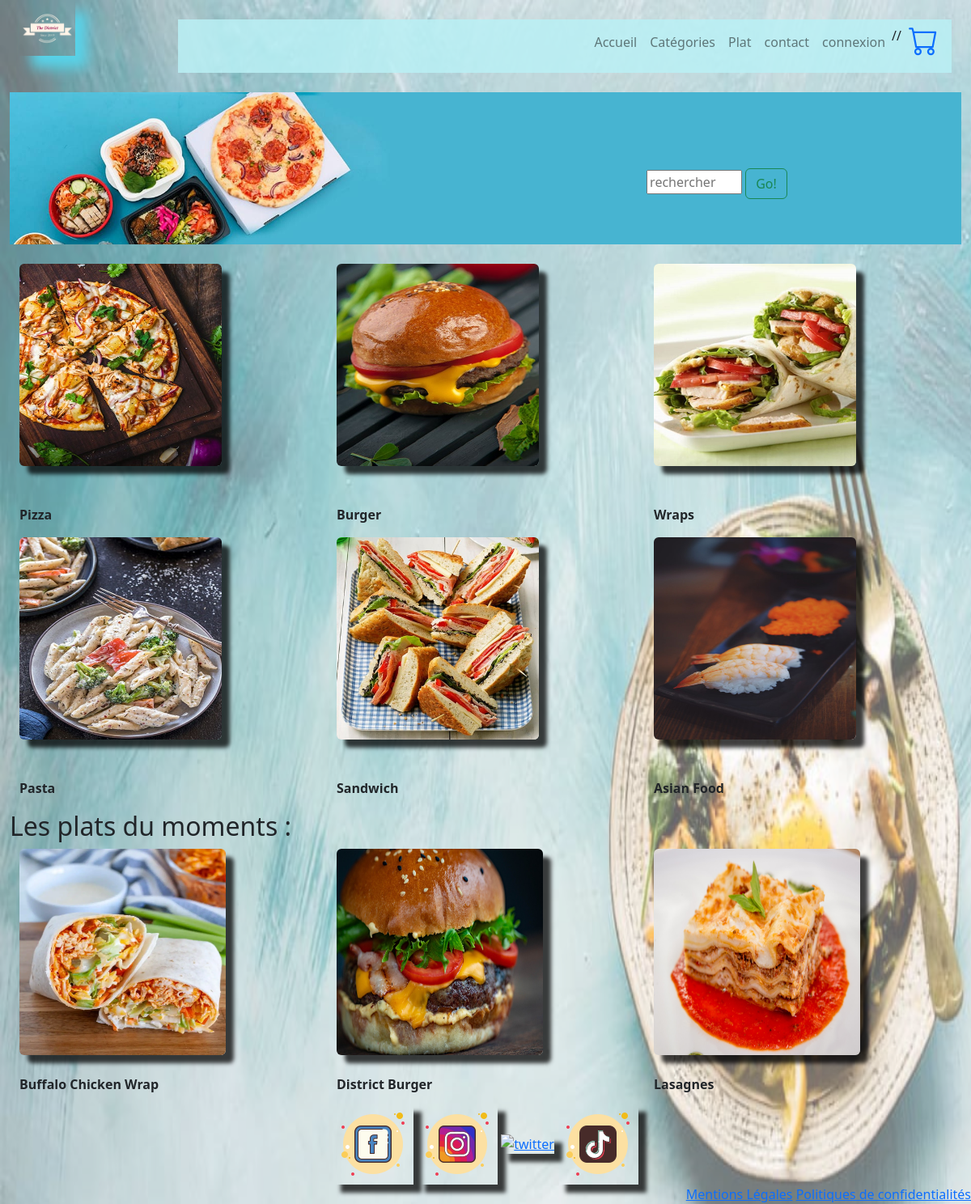
The app's page /accueil.php with its own data.
### tables this page shows
CREATE TABLE `categorie` (
  `id` int AUTO_INCREMENT PRIMARY KEY ,
  `libelle` varchar(100) NOT NULL,
  `image` varchar(255) NOT NULL,
  `active` varchar(10) NOT NULL
);

CREATE TABLE `commande` (
                            `id` int AUTO_INCREMENT PRIMARY KEY,
                            `id_plat` int NOT NULL REFERENCES plat(id),
                            `quantite` int NOT NULL,
                            `total` decimal(10,2) NOT NULL,
                            `date_commande` datetime NOT NULL,
                            `etat` varchar(50) NOT NULL,
                            `nom_client` varchar(150) NOT NULL,
                            `telephone_client` varchar(20) NOT NULL,
                            `email_client` varchar(150) NOT NULL,
                            `adresse_client` varchar(255) NOT NULL
);

CREATE TABLE `plat` (
  `id` int AUTO_INCREMENT PRIMARY KEY,
  `libelle` varchar(100) NOT NULL,
  `description` text NOT NULL,
  `prix` decimal(10,2) NOT NULL,
  `image` varchar(255) NOT NULL,
  `id_categorie` int NOT NULL REFERENCES categorie(id),
  `active` varchar(10) NOT NULL
);

### DAO.php (called while the page is built, shortened)
<?php
function accueil()
{
    $db = connexionBase();
    $requete = $db->query("SELECT * FROM categorie limit 6");
    $tableau = $requete->fetchall(PDO::FETCH_OBJ);
    return $tableau;
}
function plat_populaire()
{
    $db = connexionBase();
    $requete = $db->query("SELECT *, plat.id as id FROM plat
    left join commande on commande.id_plat = plat.id
    GROUP BY plat.id
	 order by sum(commande.quantite) desc LIMIT 3");
    $tableau = $requete->fetchall(PDO::FETCH_OBJ);
    return $tableau;
}

### accueil.php (the view, shortened to what this page needs)
<?php
include('header.php');
include("DAO.php");
$tableau = accueil();
$tableau2 = plat_populaire();
?>
<div class="bg1">
    <form method="post" action="search.php" class="float-right" role="search">
        <input class="search" name="search" type="search" placeholder="rechercher" aria-label="Search">
        <button class="btn btn-outline-success" type="submit">Go!</button>
    </form>
</div>
<br>
<div class="container-fluid">
    <div class="row">
        <?php foreach ($tableau as $categorie) :  ?>
            <div class="col col-lg-4 col-md-4 col-sm-6 col-xs-12" >
            <div class="zoom">
                <a href="plat_categorie.php?id_categorie=<?= $categorie->id ?>">
                    <img src="/images_the_district/category/<?= $categorie->image ?>" class="rounded img-responsive;" height="250px" width="250px">
                </a>
            </div>
                <br>
                <br>
                <div>
                    <p class="reseaux"><strong><?= $categorie->libelle  ?></strong><br>
                </div>
            </div>
        <?php endforeach; ?>
    </div>
</div>
<h2>Les plats du moments :</h2>
<div class="container-fluid">
    <div class="row">
        <?php foreach ($tableau2 as $categorie) :  ?>
            <div class="col col-lg-4 col-md-4 col-sm-6 col-xs-12">
                <a class='' href="detail_plat.php?id=<?= $categorie->id ?>">
                    <img src="/images_the_district/food/<?= $categorie->image ?>" class="rounded img-responsive" height="255px" width="255px" ;>
                </a>
                <br>
                <br>
                <div>
                    <p class="reseaux"><strong><?= $categorie->libelle  ?></strong><br>
                </div>
            </div>
        <?php endforeach; ?>
    </div>
</div>
<br>
<br>
<?php
include('footer.php');
?>

### header.php (shortened to what this page needs)
<!DOCTYPE html>
<html lang="fr">
<head>
    <link rel="stylesheet" href="https://stackpath.bootstrapcdn.com/bootstrap/4.4.1/css/bootstrap.min.css">
    <link href="https://cdn.jsdelivr.net/npm/bootstrap@5.3.0-alpha1/dist/css/bootstrap.min.css" rel="stylesheet">
    <link rel="stylesheet" href="the_district_style.css">
</head>
<body>
    <div class="fond container-fluid">
        <div class="content">
            <header>
                <div class="container-fluid">
                    <div class="row">
                        <div class="col 2 col-lg-2 pt-0">
                            <a href="pageAdministrateur.php"> <img src="images_the_district/the_district_brand/logo_transparent.png" style=width:40% class="imgclass img-fluid" alt="the district" title=""></a>
                        </div>
                        <div class="col 10 col-lg-10 pt-0">
                            <br>
                            <nav class="navbar navbar-expand-lg navbar-light" style="background-color:#baf0f5d8;">
                                <div class="container-fluid">
                                    <div class="collapse navbar-collapse" id="navbarSupportedContent">
                                        <ul class="navbar-nav ml-auto">
                                            <li class="nav-item">
                                                <a class="nav-link" href="accueil.php" target="#top">Accueil</a>
                                            </li>
                                            <li class="nav-item">
                                                <a class="nav-link" href="categories.php" target="#top">Catégories</a>
                                            </li>
                                            <li class="nav-item">
                                                <a class="nav-link" href="plat.php" target="#top">Plat</a>
                                            </li>
                                            <li class="nav-item">
                                                <a class="nav-link" href="contact.php" target="#top">contact</a>
                                            </li>
                                            <li class="nav-item">
                                                <a class="nav-link" href="connexion.php" target="#top">connexion</a>
                                            </li>
                                            //<a href="commande.php"></a>
                                        </ul>
                                    </div>
                                </div>
                            </nav>
                        </div>
                    </div>
                </div>
            </header>
            <br>

### footer.php (shortened to what this page needs)
<br>
<footer class="d-flex flex-column h-100">
<div class="fixed-bottom">
    <div class="text-center ">
    <a href=""><img src="images_the_district/the_district_brand/facebook.png" title="facebook"></a>
    <a href=""><img src="images_the_district/the_district_brand/instagram.png" title="instagram"></a>
    <a href=""><img src="images_the_district/the_district_brand/twitter.png" title="twitter"></a>
    <a href=""><img src="images_the_district/the_district_brand/tic-toc.png" title="tic-toc"></a>
</div>
<div class="float-right">
    <a href="mentions_légales.php" title="Mentions Légales">Mentions Légales</a>
    <a href="confidentialités.php" title="Politiques de confidentialités">Politiques de confidentialités</a>
</div>
</div>
<br>
<br>
</div>
</div>
</body>
</html>

### the_district_style.css (style rules this page uses)
.bg1 { background-image: url(images_the_district/bg.jpg); background-size: 100vw; background-repeat: no-repeat; padding: 8%; }
.search { width: 40%; }
.fond { overflow: hidden; position: relative; }
.content { position: relative; }
nav { display: flex; background-color: rgba(194, 189, 189, 0.541); line-height: 25px; width: 100%; }
img { box-shadow: 10px 10px 5px 0px rgba(0, 0, 0, 0.75); -webkit-box-shadow: 10px 10px 5px 0px rgba(0, 0, 0, 0.75); -moz-box-shadow: 10px 10px 5px 0px rgba(0, 0, 0, 0.75); }
.imgclass { box-shadow: 15px 15px 15px rgb(88, 211, 233) !important; }

### records on screen
categorie: image (picture), libelle "Pizza"
categorie: image (picture), libelle "Burger"
categorie: image (picture), libelle "Wraps"
categorie: image (picture), libelle "Pasta"
categorie: image (picture), libelle "Sandwich"
categorie: image (picture), libelle "Asian Food"
commande: id_plat.image (picture), id_plat.libelle "Buffalo Chicken Wrap"
commande: id_plat.image (picture), id_plat.libelle "District Burger"
commande: shows a picture, id_plat.libelle "Lasagnes"
